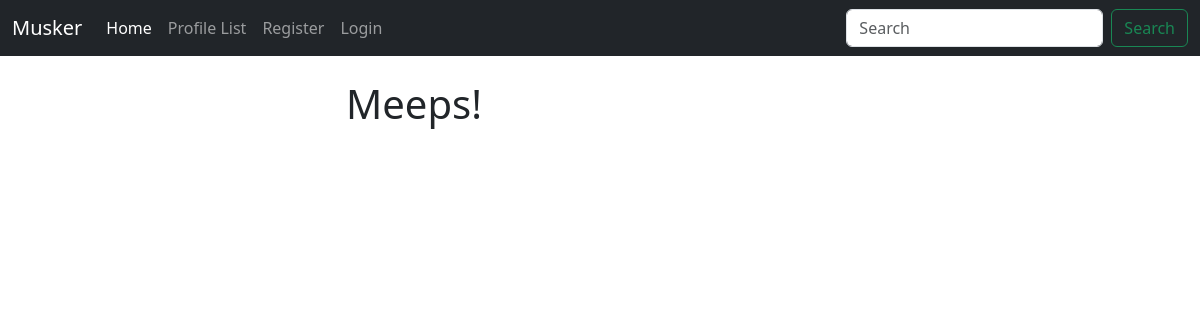
The app's page /, older data.
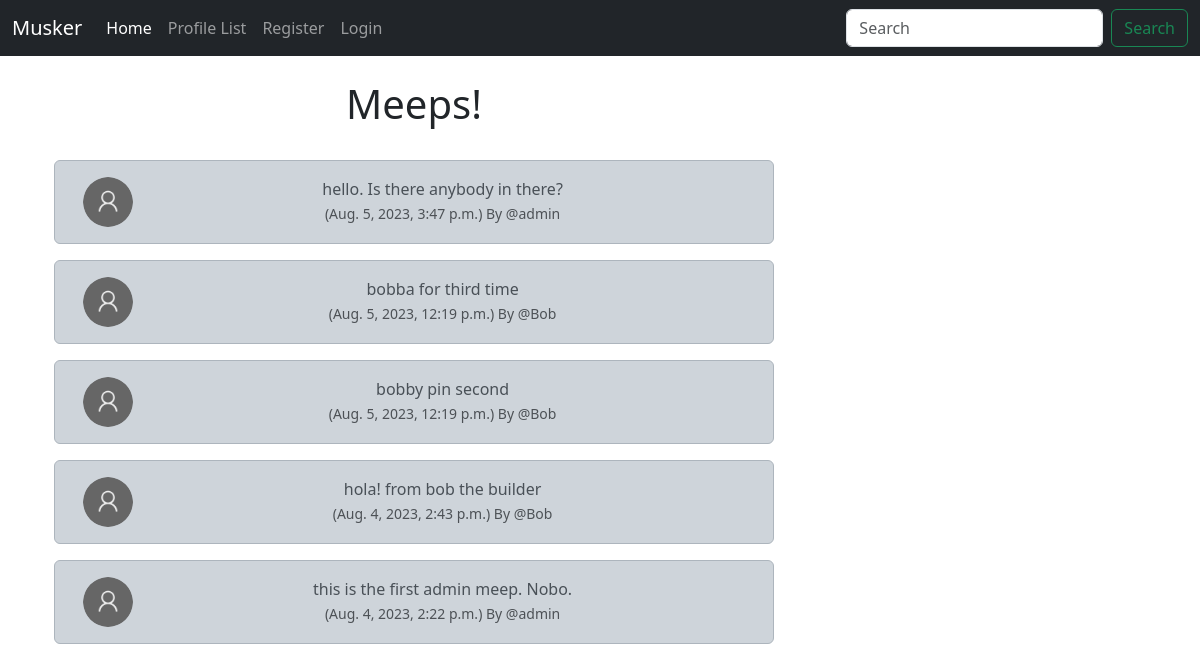
The same page, newer data.
### musker/models.py (models this page shows, shortened)
class Meep(models.Model):
	user = models.ForeignKey(
		User, related_name="meeps",
		on_delete=models.DO_NOTHING
	)
	body=models.CharField(max_length=200)
	created_at=models.DateTimeField(auto_now_add=True)

### musker/views.py (the view)
# urls.py: path('', views.home, name="home"),
def home(request):
	if request.user.is_authenticated:
		form=MeepForm(request.POST or None)
		if request.method=="POST":
			if form.is_valid():
				meep=form.save(commit=False)
				meep.user=request.user
				meep.save()
				return redirect('home')
		meeps = Meep.objects.all().order_by("-created_at")
		return render(request, 'home.html', {"meeps":meeps, "form":form})
	else:
		meeps = Meep.objects.all().order_by("-created_at")
		return render(request, 'home.html', {"meeps":meeps})

### musker/templates/home.html (shortened to what this page needs)
{% extends 'base.html' %}
{% load static %}
{% block content %}
<div class="container text-center">
    <div class="row">
        <div class="col-8">
            <h1> Meeps! </h1> <br>
            {% for meep in meeps %}
            <div class="alert alert-dark" role="alert">
                <div class="container">
                    <div class="row">
                        <div class="col-1">
                            {% if meep.user.profile.profile_image %}
                            <img src="{{ meep.user.profile.profile_image.url }}" width=50 height=50
                                class="rounded-circle" alt="{{ profile.user.username }}">
                            {% else %}
                            <img src="{% static 'images/Default_Profile_Picture.svg.png' %}" width=50 height=50
                                class="rounded-circle" alt="{{ profile.user.username }}">
                            {% endif %}
                        </div>
                        <div class="col-11">
                            {{ meep.body }} <br>
                            <small class="text-muted">
                                ({{ meep.created_at }}) By
                                @{{ meep.user.username }}
                            </small>
                        </div> <br><br>
                    </div>
                </div>
            </div>
            {% endfor %}
        </div>
        {% endblock %}

Row changes from the older to the newer data that the page shows:
added Meep: body "hello. Is there anybody in there?", created_at "Aug. 5, 2023, 3:47 p.m.", user.username "admin"
added Meep: body "bobba for third time", created_at "Aug. 5, 2023, 12:19 p.m.", user.username "Bob"
added Meep: body "bobby pin second", created_at "Aug. 5, 2023, 12:19 p.m.", user.username "Bob"
added Meep: body "hola! from bob the builder", created_at "Aug. 4, 2023, 2:43 p.m.", user.username "Bob"
added Meep: body "this is the first admin meep. Nobo.", created_at "Aug. 4, 2023, 2:22 p.m.", user.username "admin"
